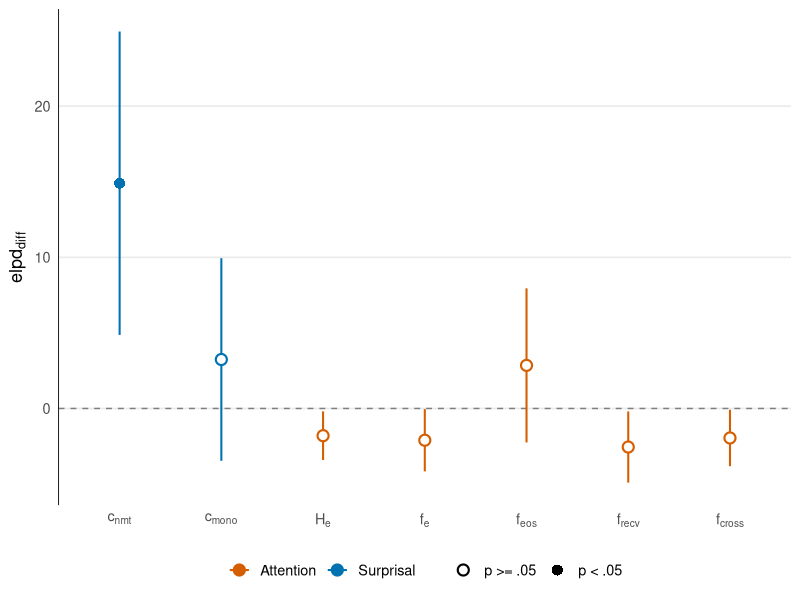

Write the R code that produced this figure.
# RQ1 predictor comparison figure — brms 10-fold elpd_diff (sentence-clustered SE).
OUT <- "/Users/sebastianx/Dissertation Writeup/MSc_and_BEng_Dissertation_Template_the_University_of_Manchester_EEE/images"
suppressMessages({library(dplyr); library(ggplot2)})
df <- tibble::tribble(
  ~label,      ~group,      ~elpd,   ~se,    ~p,
  "c[nmt]",    "Surprisal",  14.90,  5.12,  .003,
  "c[mono]",   "Surprisal",   3.24,  3.42,  .179,
  "H[e]",      "Attention",  -1.80,  0.82,  .995,
  "f[e]",      "Attention",  -2.10,  1.05,  .982,
  "f[eos]",    "Attention",   2.85,  2.60,  .142,
  "f[recv]",   "Attention",  -2.55,  1.20,  .988,
  "f[cross]",  "Attention",  -1.95,  0.95,  .991
) %>% mutate(label=factor(label, levels=label), significant=p<.05,
             lo=elpd-1.96*se, hi=elpd+1.96*se)
cols <- c(Surprisal="#0072B2", Attention="#D55E00")
p <- ggplot(df, aes(label, elpd, colour=group)) +
  geom_hline(yintercept=0, linetype="dashed", colour="grey50") +
  geom_errorbar(aes(ymin=lo, ymax=hi), width=0, linewidth=0.7) +
  geom_point(aes(shape=significant), size=3, fill="white", stroke=1.1) +
  scale_shape_manual(values=c(`TRUE`=16,`FALSE`=21),
                     labels=c(`TRUE`="p < .05",`FALSE`="p >= .05"), name=NULL) +
  scale_colour_manual(values=cols, name=NULL) +
  scale_x_discrete(labels=function(x) parse(text=x)) +
  labs(x=NULL, y=expression("elpd"[diff])) +
  theme_minimal(base_size=13) +
  theme(panel.grid.minor=element_blank(), panel.grid.major.x=element_blank(),
        legend.position="bottom", axis.line.y=element_line(colour="black", linewidth=0.3)) +
  guides(colour=guide_legend(order=1), shape=guide_legend(order=2))
ggsave(file.path(OUT,"rq1_predictor_comparison.pdf"), p, width=6.5, height=4.2, device="pdf")
cat("saved rq1_predictor_comparison.pdf (brms elpd)\n")
